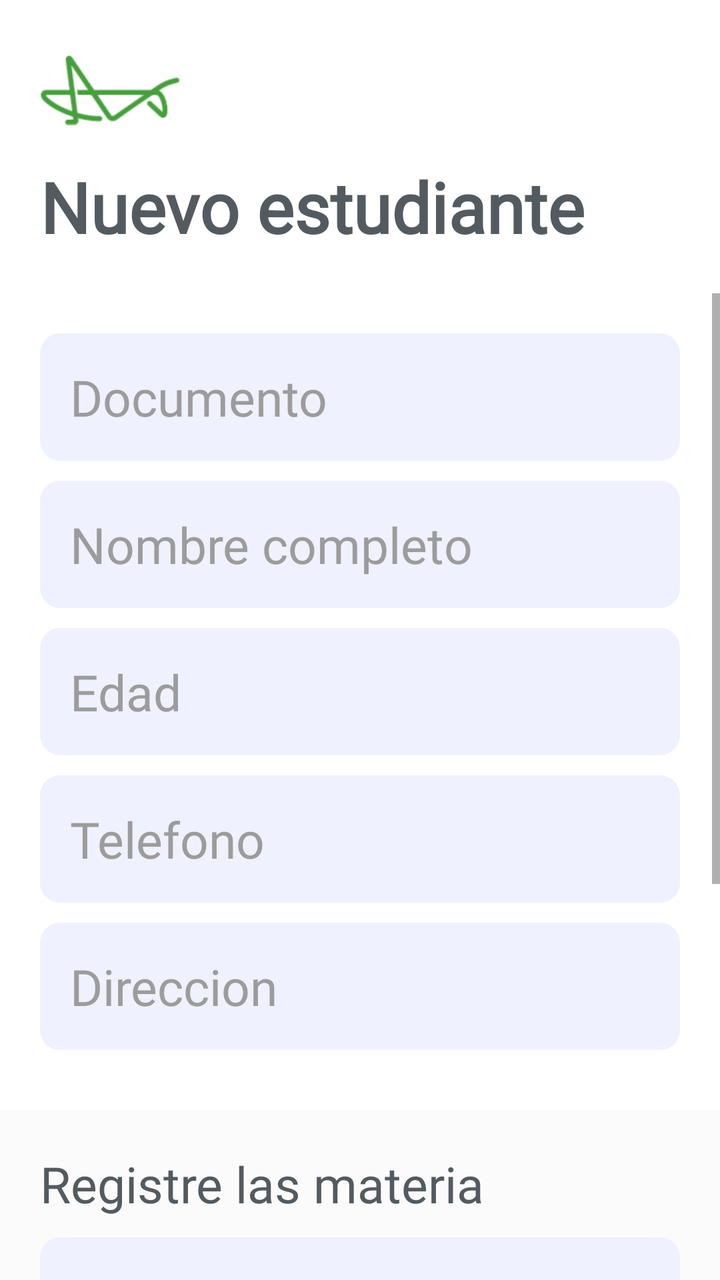
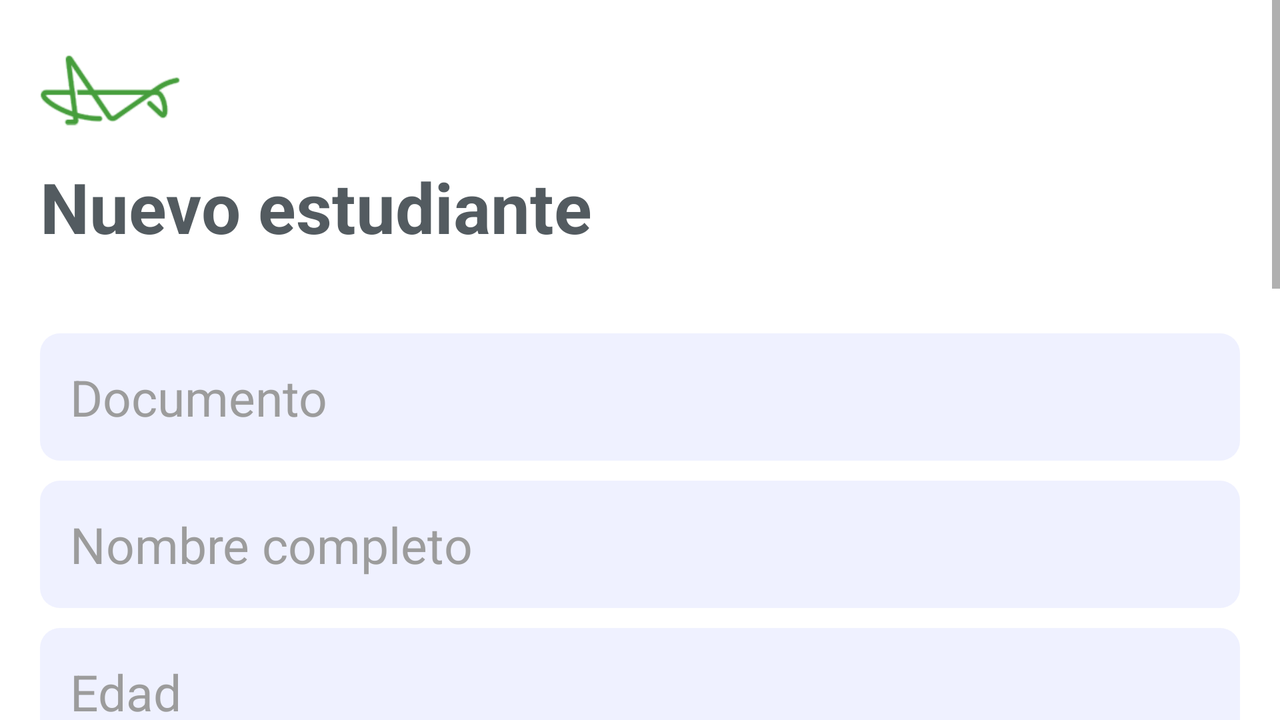

Two renders of one Android screen. The first uses the default layout on a phone; the second uses the alternative layout the repository ships for a different screen configuration, on a matching device. The two XML files are below.
<!-- AndroidManifest.xml: application theme Theme.Promedio -->
<!-- res/layout/activity_register_students.xml -->
<?xml version="1.0" encoding="utf-8"?>
<androidx.appcompat.widget.LinearLayoutCompat xmlns:android="http://schemas.android.com/apk/res/android"
    xmlns:app="http://schemas.android.com/apk/res-auto"
    xmlns:tools="http://schemas.android.com/tools"
    android:layout_width="match_parent"
    android:layout_height="match_parent"
    tools:context=".RegisterStudentsActivity"
    android:orientation="vertical"
    android:background="@color/white">


    <LinearLayout
        android:layout_width="match_parent"
        android:layout_height="match_parent"
        android:orientation="vertical">

    <LinearLayout
        android:layout_width="match_parent"
        android:layout_height="wrap_content"
        android:padding="20dp"
        android:orientation="vertical">

        <ImageView
            android:layout_width="70dp"
            android:layout_height="50dp"
            android:src="@drawable/logo_green"/>

        <TextView
            android:layout_width="wrap_content"
            android:layout_height="wrap_content"
            android:text="Nuevo estudiante"
            android:textColor="@color/text_color"
            android:textSize="35dp"
            android:fontFamily="@font/alata"
            android:textStyle="bold"
            android:layout_marginTop="10dp"/>

    </LinearLayout>

    <ScrollView
        android:layout_width="match_parent"
        android:layout_height="match_parent">

        <LinearLayout
            android:layout_width="match_parent"
            android:layout_height="match_parent"
            android:orientation="vertical">

            <LinearLayout
                android:layout_width="match_parent"
                android:layout_height="wrap_content"
                android:gravity="center"
                android:orientation="vertical"
                android:padding="20dp">

                <EditText
                    android:id="@+id/document"
                    android:layout_width="match_parent"
                    android:layout_height="wrap_content"
                    android:layout_marginBottom="10dp"
                    android:background="@drawable/input"
                    android:ems="10"
                    android:hint="Documento"
                    android:inputType="number"
                    android:padding="15dp"
                    android:fontFamily="@font/alata"
                    android:textColor="@color/gray_text"
                    android:textColorHint="@color/color_hint"
                    android:textSize="25dp" />

                <EditText
                    android:id="@+id/fullname"
                    android:layout_width="match_parent"
                    android:layout_height="wrap_content"
                    android:layout_marginBottom="10dp"
                    android:background="@drawable/input"
                    android:ems="10"
                    android:hint="Nombre completo"
                    android:inputType="text"
                    android:padding="15dp"
                    android:fontFamily="@font/alata"
                    android:textColor="@color/gray_text"
                    android:textColorHint="@color/color_hint"
                    android:textSize="25dp" />

                <EditText
                    android:id="@+id/age"
                    android:layout_width="match_parent"
                    android:layout_height="wrap_content"
                    android:layout_marginBottom="10dp"
                    android:background="@drawable/input"
                    android:ems="10"
                    android:hint="Edad"
                    android:inputType="number"
                    android:padding="15dp"
                    android:fontFamily="@font/alata"
                    android:textColor="@color/gray_text"
                    android:textColorHint="@color/color_hint"
                    android:textSize="25dp" />

                <EditText
                    android:id="@+id/phone"
                    android:layout_width="match_parent"
                    android:layout_height="wrap_content"
                    android:layout_marginBottom="10dp"
                    android:background="@drawable/input"
                    android:ems="10"
                    android:hint="Telefono"
                    android:inputType="number"
                    android:fontFamily="@font/alata"
                    android:padding="15dp"
                    android:textColor="@color/gray_text"
                    android:textColorHint="@color/color_hint"
                    android:textSize="25dp" />

                <EditText
                    android:id="@+id/location"
                    android:layout_width="match_parent"
                    android:layout_height="wrap_content"
                    android:layout_marginBottom="10dp"
                    android:background="@drawable/input"
                    android:ems="10"
                    android:fontFamily="@font/alata"
                    android:hint="Direccion"
                    android:inputType="text"
                    android:padding="15dp"
                    android:textColor="@color/gray_text"
                    android:textColorHint="@color/color_hint"
                    android:textSize="25dp" />

            </LinearLayout>

            <LinearLayout
                android:layout_width="match_parent"
                android:layout_height="wrap_content"
                android:orientation="vertical"
                android:background="@color/gray"

                android:padding="20dp">

                <TextView
                    android:layout_width="wrap_content"
                    android:layout_height="wrap_content"
                    android:text="Registre las materia"
                    android:fontFamily="@font/alata"
                    android:textColor="@color/text_color"
                    android:textSize="25dp" />

                <LinearLayout
                    android:layout_width="match_parent"
                    android:layout_height="wrap_content"
                    android:orientation="vertical">

                    <EditText
                        android:id="@+id/course_name"
                        android:layout_width="match_parent"
                        android:layout_height="wrap_content"
                        android:ems="10"
                        android:fontFamily="@font/alata"
                        android:inputType="text"
                        android:hint="Nombre de la materia"
                        android:textColorHint="@color/color_hint"
                        android:textColor="@color/gray_text"
                        android:padding="15dp"
                        android:textSize="25dp"
                        android:layout_marginTop="10dp"
                        android:background="@drawable/input"
                        />

                    <EditText
                        android:id="@+id/grade"
                        android:layout_width="match_parent"
                        android:layout_height="wrap_content"
                        android:ems="10"
                        android:inputType="number"
                        android:hint="Nota"
                        android:textColorHint="@color/color_hint"
                        android:textColor="@color/gray_text"
                        android:padding="15dp"
                        android:textSize="25dp"
                        android:fontFamily="@font/alata"
                        android:layout_marginTop="10dp"
                        android:background="@drawable/input"
                        />

                </LinearLayout>



                <Button
                    android:id="@+id/btn_register_course"
                    android:layout_width="wrap_content"
                    android:layout_height="wrap_content"
                    app:backgroundTint="@null"
                    android:textSize="20dp"
                    android:textColor="#EAEDFF"
                    android:letterSpacing="0"
                    android:paddingTop="10dp"
                    android:paddingBottom="10dp"
                    android:textAllCaps="false"
                    android:background="@drawable/buttons"
                    android:layout_marginTop="10dp"
                    android:text="Registrar curso"
                    android:fontFamily="@font/alata"
                    />

            </LinearLayout>

            <Button
                android:layout_gravity="center"
                android:id="@+id/btn_register_student"
                android:layout_width="match_parent"
                android:layout_height="wrap_content"
                app:backgroundTint="@null"
                android:textSize="25dp"
                android:layout_margin="30dp"
                android:textColor="#EAEDFF"
                android:letterSpacing="0"
                android:paddingTop="10dp"
                android:paddingBottom="10dp"
                android:textAllCaps="false"
                android:background="@drawable/buttons"
                android:layout_marginTop="10dp"
                android:fontFamily="@font/alata"
                android:text="Registrar estudiante "
                />

        </LinearLayout>

    </ScrollView>
    </LinearLayout>

</androidx.appcompat.widget.LinearLayoutCompat>
<!-- resources referenced by this layout -->
<resources>
  <color name="color_hint">#9C9C9C</color>
  <color name="gray">#FBFBFB</color>
  <color name="gray_text">#494949</color>
  <color name="text_color">#535b60</color>
  <color name="white">#FFFFFFFF</color>
  <!-- drawable buttons (drawable) -->
  <?xml version="1.0" encoding="utf-8"?>
  <shape android:shape="rectangle"
      xmlns:android="http://schemas.android.com/apk/res/android">
      <corners android:radius="10dp"/>
      <solid android:color="@color/blue"/>
      <stroke android:width="3dp" android:color="#8597FF"/>
  
      <padding android:left="50dp" android:top="50dp"
          android:right="50dp" android:bottom="50dp" />
  </shape>
  <!-- drawable input (drawable-v24) -->
  <?xml version="1.0" encoding="utf-8"?>
  <shape android:shape="rectangle"
      xmlns:android="http://schemas.android.com/apk/res/android">
      <corners android:radius="10dp"/>
      <solid android:color="#EFF1FF"/>
  </shape>
  <!-- drawable logo_green: png bitmap (drawable-v24, 2760 bytes) -->
  <style name="Theme.Promedio" parent="Theme.MaterialComponents.DayNight.NoActionBar">
          
          <item name="colorPrimary">@color/purple_500</item>
          <item name="colorPrimaryVariant">@color/purple_700</item>
          <item name="colorOnPrimary">@color/white</item>
          
          <item name="colorSecondary">@color/teal_200</item>
          <item name="colorSecondaryVariant">@color/teal_700</item>
          <item name="colorOnSecondary">@color/black</item>
          
          <item name="android:statusBarColor" tools:targetApi="l">?attr/colorPrimaryVariant</item>
          
      </style>
  <color name="blue">#4257DD</color>
  <color name="purple_500">#FF6200EE</color>
  <color name="purple_700">#4257DD</color>
  <color name="teal_200">#7C7C7C</color>
  <color name="teal_700">#24A340</color>
  <color name="black">#FF000000</color>
</resources>
<!-- res/layout-land/activity_register_students.xml (the repository's variant of the layout above) -->
<!-- drawn on the phone turned sideways -->
<?xml version="1.0" encoding="utf-8"?>
<androidx.appcompat.widget.LinearLayoutCompat xmlns:android="http://schemas.android.com/apk/res/android"
    xmlns:app="http://schemas.android.com/apk/res-auto"
    xmlns:tools="http://schemas.android.com/tools"
    android:layout_width="match_parent"
    android:layout_height="match_parent"
    tools:context=".RegisterStudentsActivity"
    android:orientation="vertical"
    android:background="@color/white">


    <ScrollView
        android:layout_width="match_parent"
        android:layout_height="match_parent">



    <LinearLayout
        android:layout_width="match_parent"
        android:layout_height="match_parent"
        android:orientation="vertical">

    <LinearLayout
        android:layout_width="match_parent"
        android:layout_height="wrap_content"
        android:padding="20dp"
        android:orientation="vertical">

        <ImageView
            android:layout_width="70dp"
            android:layout_height="50dp"
            android:src="@drawable/logo_green"/>

        <TextView
            android:layout_width="wrap_content"
            android:layout_height="wrap_content"
            android:text="Nuevo estudiante"
            android:textColor="@color/text_color"
            android:textSize="35dp"
            android:textStyle="bold"
            android:layout_marginTop="10dp"/>

    </LinearLayout>

    <ScrollView
        android:layout_width="match_parent"
        android:layout_height="match_parent">

        <LinearLayout
            android:layout_width="match_parent"
            android:layout_height="match_parent"
            android:orientation="vertical">

            <LinearLayout
                android:layout_width="match_parent"
                android:layout_height="wrap_content"
                android:gravity="center"
                android:orientation="vertical"
                android:padding="20dp">

                <EditText
                    android:id="@+id/document"
                    android:layout_width="match_parent"
                    android:layout_height="wrap_content"
                    android:layout_marginBottom="10dp"
                    android:background="@drawable/input"
                    android:ems="10"
                    android:hint="Documento"
                    android:inputType="number"
                    android:padding="15dp"
                    android:textColor="@color/gray_text"
                    android:textColorHint="@color/color_hint"
                    android:textSize="25dp" />

                <EditText
                    android:id="@+id/fullname"
                    android:layout_width="match_parent"
                    android:layout_height="wrap_content"
                    android:layout_marginBottom="10dp"
                    android:background="@drawable/input"
                    android:ems="10"
                    android:hint="Nombre completo"
                    android:inputType="text"
                    android:padding="15dp"
                    android:textColor="@color/gray_text"
                    android:textColorHint="@color/color_hint"
                    android:textSize="25dp" />

                <EditText
                    android:id="@+id/age"
                    android:layout_width="match_parent"
                    android:layout_height="wrap_content"
                    android:layout_marginBottom="10dp"
                    android:background="@drawable/input"
                    android:ems="10"
                    android:hint="Edad"
                    android:inputType="number"
                    android:padding="15dp"
                    android:textColor="@color/gray_text"
                    android:textColorHint="@color/color_hint"
                    android:textSize="25dp" />

                <EditText
                    android:id="@+id/phone"
                    android:layout_width="match_parent"
                    android:layout_height="wrap_content"
                    android:layout_marginBottom="10dp"
                    android:background="@drawable/input"
                    android:ems="10"
                    android:hint="Telefono"
                    android:inputType="number"
                    android:padding="15dp"
                    android:textColor="@color/gray_text"
                    android:textColorHint="@color/color_hint"
                    android:textSize="25dp" />

                <EditText
                    android:id="@+id/location"
                    android:layout_width="match_parent"
                    android:layout_height="wrap_content"
                    android:layout_marginBottom="10dp"
                    android:background="@drawable/input"
                    android:ems="10"
                    android:hint="Direccion"
                    android:inputType="text"
                    android:padding="15dp"
                    android:textColor="@color/gray_text"
                    android:textColorHint="@color/color_hint"
                    android:textSize="25dp" />

            </LinearLayout>

            <LinearLayout
                android:layout_width="match_parent"
                android:layout_height="wrap_content"
                android:orientation="vertical"
                android:background="@color/gray"
                android:padding="20dp">

                <TextView
                    android:layout_width="wrap_content"
                    android:layout_height="wrap_content"
                    android:text="Registre las materia"
                    android:textColor="@color/text_color"
                    android:textSize="25dp"/>

                <LinearLayout
                    android:layout_width="match_parent"
                    android:layout_height="wrap_content"
                    android:orientation="horizontal">
                    <EditText
                        android:id="@+id/course_name"
                        android:layout_width="wrap_content"
                        android:layout_height="wrap_content"
                        android:ems="10"
                        android:inputType="text"
                        android:hint="Nombre de la materia"
                        android:textColorHint="@color/color_hint"
                        android:textColor="@color/gray_text"
                        android:padding="15dp"
                        android:textSize="25dp"
                        android:layout_marginTop="10dp"
                        android:layout_marginRight="10dp"
                        android:background="@drawable/input"
                        />

                    <EditText
                        android:id="@+id/grade"
                        android:layout_width="wrap_content"
                        android:layout_height="wrap_content"
                        android:ems="10"
                        android:inputType="number"
                        android:hint="Nota"
                        android:textColorHint="@color/color_hint"
                        android:textColor="@color/gray_text"
                        android:padding="15dp"
                        android:textSize="25dp"
                        android:layout_marginTop="10dp"
                        android:background="@drawable/input"
                        />

                </LinearLayout>



                <Button
                    android:id="@+id/btn_register_course"
                    android:layout_width="wrap_content"
                    android:layout_height="wrap_content"
                    app:backgroundTint="@null"
                    android:textSize="20dp"
                    android:textColor="#EAEDFF"
                    android:letterSpacing="0"
                    android:paddingTop="10dp"
                    android:paddingBottom="10dp"
                    android:textAllCaps="false"
                    android:background="@drawable/buttons"
                    android:layout_marginTop="10dp"
                    android:text="Registrar curso"
                    />

            </LinearLayout>

            <Button
                android:layout_gravity="center"
                android:id="@+id/btn_register_student"
                android:layout_width="wrap_content"
                android:layout_height="wrap_content"
                app:backgroundTint="@null"
                android:textSize="25dp"
                android:layout_margin="30dp"
                android:textColor="#EAEDFF"
                android:letterSpacing="0"
                android:paddingTop="10dp"
                android:paddingBottom="10dp"
                android:textAllCaps="false"
                android:background="@drawable/buttons"
                android:layout_marginTop="10dp"
                android:text="Registrar estudiante "
                />

        </LinearLayout>

    </ScrollView>
    </LinearLayout>
    </ScrollView>
</androidx.appcompat.widget.LinearLayoutCompat>
